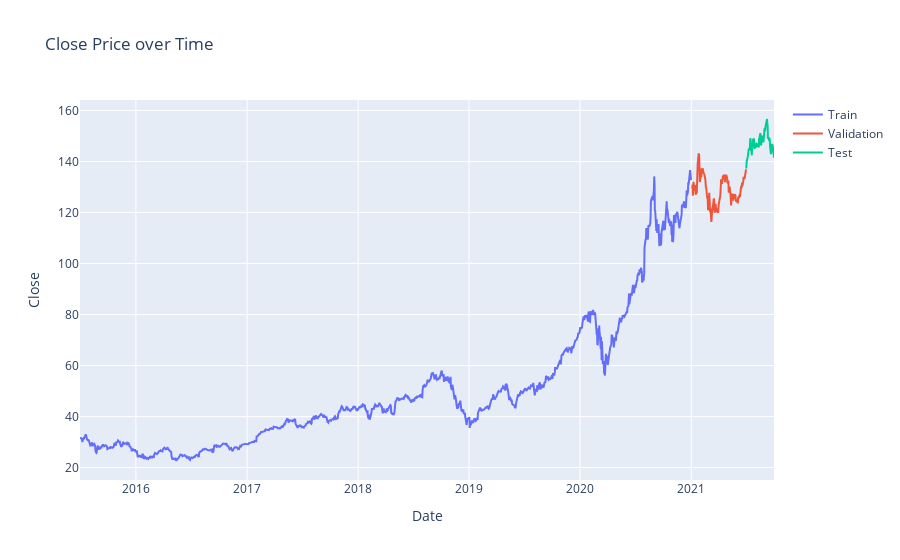

Notebook cell for this chart:
### Code cell
fig = go.Figure()

fig.add_trace(go.Scatter(x=df_stocks_train['Date'], y=df_stocks_train['Close'], mode='lines', name='Train'))
fig.add_trace(go.Scatter(x=df_stocks_val['Date'], y=df_stocks_val['Close'], mode='lines', name='Validation'))
fig.add_trace(go.Scatter(x=df_stocks_test['Date'], y=df_stocks_test['Close'], mode='lines', name='Test'))

fig.update_layout(title='Close Price over Time', xaxis_title='Date', yaxis_title='Close')

fig.show()
